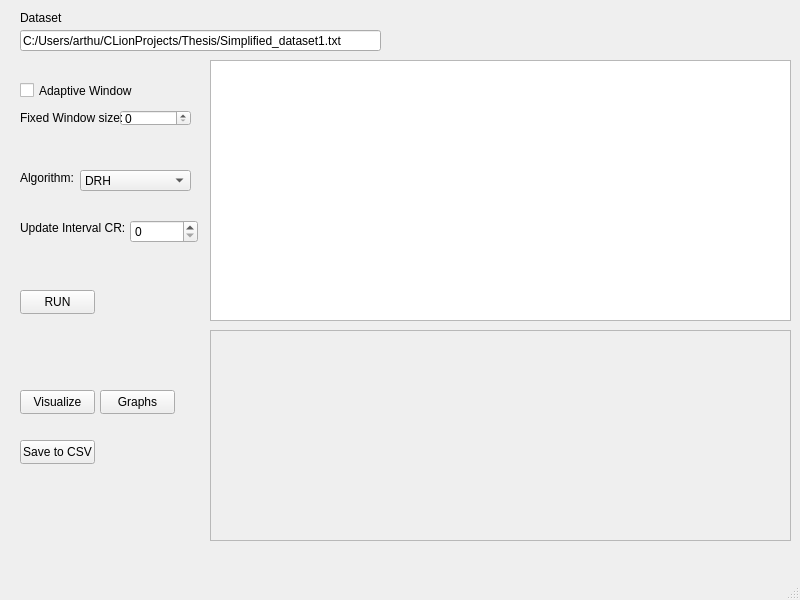
<?xml version="1.0" encoding="UTF-8"?>
<ui version="4.0">
 <class>MainWindow</class>
 <widget class="QMainWindow" name="MainWindow">
  <property name="geometry">
   <rect>
    <x>0</x>
    <y>0</y>
    <width>800</width>
    <height>600</height>
   </rect>
  </property>
  <property name="windowTitle">
   <string>MainWindow</string>
  </property>
  <widget class="QWidget" name="centralwidget">
   <widget class="QPushButton" name="runButton">
    <property name="geometry">
     <rect>
      <x>20</x>
      <y>290</y>
      <width>75</width>
      <height>24</height>
     </rect>
    </property>
    <property name="text">
     <string>RUN</string>
    </property>
   </widget>
   <widget class="QTextEdit" name="resultsTextEdit">
    <property name="geometry">
     <rect>
      <x>210</x>
      <y>60</y>
      <width>581</width>
      <height>261</height>
     </rect>
    </property>
   </widget>
   <widget class="QComboBox" name="algorithmComboBox">
    <property name="geometry">
     <rect>
      <x>80</x>
      <y>170</y>
      <width>111</width>
      <height>21</height>
     </rect>
    </property>
    <item>
     <property name="text">
      <string>DRH</string>
     </property>
    </item>
    <item>
     <property name="text">
      <string>Delta(+RLE)</string>
     </property>
    </item>
    <item>
     <property name="text">
      <string>LZW</string>
     </property>
    </item>
    <item>
     <property name="text">
      <string>Huffman</string>
     </property>
    </item>
    <item>
     <property name="text">
      <string>Delta+LZW</string>
     </property>
    </item>
    <item>
     <property name="text">
      <string>Delta+Huffman</string>
     </property>
    </item>
    <item>
     <property name="text">
      <string>Sprintz</string>
     </property>
    </item>
    <item>
     <property name="text">
      <string>LZ77</string>
     </property>
    </item>
    <item>
     <property name="text">
      <string>LZ4</string>
     </property>
    </item>
    <item>
     <property name="text">
      <string>Zstd</string>
     </property>
    </item>
    <item>
     <property name="text">
      <string>LZMA</string>
     </property>
    </item>
    <item>
     <property name="text">
      <string>LZO</string>
     </property>
    </item>
    <item>
     <property name="text">
      <string>Snappy</string>
     </property>
    </item>
    <item>
     <property name="text">
      <string>(SW-)RLE</string>
     </property>
    </item>
   </widget>
   <widget class="QLabel" name="label">
    <property name="geometry">
     <rect>
      <x>20</x>
      <y>10</y>
      <width>61</width>
      <height>16</height>
     </rect>
    </property>
    <property name="text">
     <string>Dataset</string>
    </property>
   </widget>
   <widget class="QLabel" name="label_2">
    <property name="geometry">
     <rect>
      <x>20</x>
      <y>170</y>
      <width>71</width>
      <height>16</height>
     </rect>
    </property>
    <property name="text">
     <string>Algorithm:</string>
    </property>
   </widget>
   <widget class="QLineEdit" name="fileLineEdit">
    <property name="geometry">
     <rect>
      <x>20</x>
      <y>30</y>
      <width>361</width>
      <height>21</height>
     </rect>
    </property>
    <property name="text">
     <string>C:/Users/arthu/CLionProjects/Thesis/Simplified_dataset1.txt</string>
    </property>
   </widget>
   <widget class="QPushButton" name="saveCsvButton">
    <property name="geometry">
     <rect>
      <x>20</x>
      <y>440</y>
      <width>75</width>
      <height>24</height>
     </rect>
    </property>
    <property name="text">
     <string>Save to CSV</string>
    </property>
   </widget>
   <widget class="QPushButton" name="visualizeButton">
    <property name="geometry">
     <rect>
      <x>20</x>
      <y>390</y>
      <width>75</width>
      <height>24</height>
     </rect>
    </property>
    <property name="text">
     <string>Visualize</string>
    </property>
    <property name="autoRepeat">
     <bool>false</bool>
    </property>
   </widget>
   <widget class="QCheckBox" name="adaptiveCheckBox">
    <property name="geometry">
     <rect>
      <x>20</x>
      <y>80</y>
      <width>121</width>
      <height>21</height>
     </rect>
    </property>
    <property name="text">
     <string>Adaptive Window</string>
    </property>
   </widget>
   <widget class="QSpinBox" name="windowSizeSpinBox">
    <property name="geometry">
     <rect>
      <x>120</x>
      <y>110</y>
      <width>71</width>
      <height>16</height>
     </rect>
    </property>
   </widget>
   <widget class="QLabel" name="label_3">
    <property name="geometry">
     <rect>
      <x>20</x>
      <y>110</y>
      <width>111</width>
      <height>16</height>
     </rect>
    </property>
    <property name="text">
     <string>Fixed Window size:</string>
    </property>
   </widget>
   <widget class="QPushButton" name="visualizeGraphButton">
    <property name="geometry">
     <rect>
      <x>100</x>
      <y>390</y>
      <width>75</width>
      <height>24</height>
     </rect>
    </property>
    <property name="text">
     <string>Graphs</string>
    </property>
   </widget>
   <widget class="QScrollArea" name="scrollArea">
    <property name="geometry">
     <rect>
      <x>210</x>
      <y>330</y>
      <width>581</width>
      <height>211</height>
     </rect>
    </property>
    <property name="widgetResizable">
     <bool>true</bool>
    </property>
    <widget class="QWidget" name="scrollAreaWidgetContents">
     <property name="geometry">
      <rect>
       <x>0</x>
       <y>0</y>
       <width>579</width>
       <height>209</height>
      </rect>
     </property>
     <widget class="QWidget" name="liveCrLayout" native="true">
      <property name="geometry">
       <rect>
        <x>20</x>
        <y>30</y>
        <width>541</width>
        <height>161</height>
       </rect>
      </property>
      <layout class="QVBoxLayout" name="verticalLayout"/>
     </widget>
    </widget>
   </widget>
   <widget class="QSpinBox" name="updateIntervalSpinBox">
    <property name="geometry">
     <rect>
      <x>130</x>
      <y>220</y>
      <width>68</width>
      <height>23</height>
     </rect>
    </property>
    <property name="maximum">
     <number>10000</number>
    </property>
   </widget>
   <widget class="QLabel" name="label_4">
    <property name="geometry">
     <rect>
      <x>20</x>
      <y>220</y>
      <width>111</width>
      <height>16</height>
     </rect>
    </property>
    <property name="text">
     <string>Update Interval CR:</string>
    </property>
   </widget>
  </widget>
  <widget class="QMenuBar" name="menubar">
   <property name="geometry">
    <rect>
     <x>0</x>
     <y>0</y>
     <width>800</width>
     <height>33</height>
    </rect>
   </property>
  </widget>
  <widget class="QStatusBar" name="statusbar"/>
 </widget>
 <resources/>
 <connections/>
</ui>
